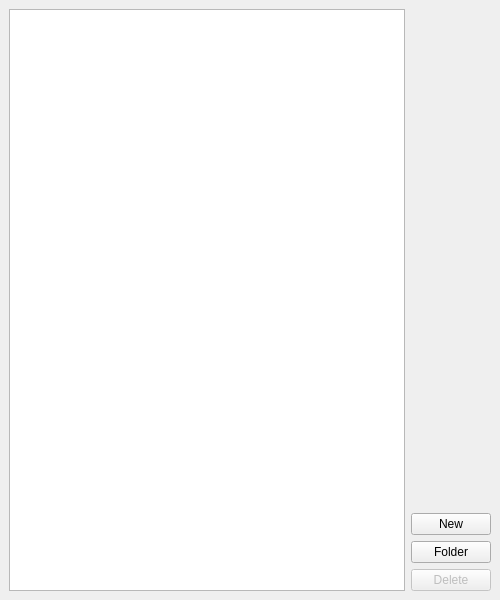
<?xml version="1.0" encoding="UTF-8"?>
<ui version="4.0">
 <class>MainWindow</class>
 <widget class="QMainWindow" name="MainWindow">
  <property name="geometry">
   <rect>
    <x>0</x>
    <y>0</y>
    <width>500</width>
    <height>600</height>
   </rect>
  </property>
  <property name="windowTitle">
   <string>NotesMaker</string>
  </property>
  <widget class="QWidget" name="horizontalWidget">
   <property name="sizePolicy">
    <sizepolicy hsizetype="Expanding" vsizetype="Expanding">
     <horstretch>0</horstretch>
     <verstretch>0</verstretch>
    </sizepolicy>
   </property>
   <layout class="QHBoxLayout" name="horizontalLayout">
    <item>
     <widget class="QListWidget" name="notesListWidget"/>
    </item>
    <item>
     <layout class="QVBoxLayout" name="verticalLayout">
      <item>
       <spacer name="verticalSpacer">
        <property name="orientation">
         <enum>Qt::Orientation::Vertical</enum>
        </property>
        <property name="sizeHint" stdset="0">
         <size>
          <width>20</width>
          <height>40</height>
         </size>
        </property>
       </spacer>
      </item>
      <item>
       <widget class="QPushButton" name="mewPushButton">
        <property name="sizePolicy">
         <sizepolicy hsizetype="Fixed" vsizetype="Fixed">
          <horstretch>0</horstretch>
          <verstretch>0</verstretch>
         </sizepolicy>
        </property>
        <property name="text">
         <string>New</string>
        </property>
       </widget>
      </item>
      <item>
       <widget class="QPushButton" name="folderPushButton">
        <property name="sizePolicy">
         <sizepolicy hsizetype="Fixed" vsizetype="Fixed">
          <horstretch>0</horstretch>
          <verstretch>0</verstretch>
         </sizepolicy>
        </property>
        <property name="text">
         <string>Folder</string>
        </property>
       </widget>
      </item>
      <item>
       <widget class="QPushButton" name="deletePushButton">
        <property name="enabled">
         <bool>false</bool>
        </property>
        <property name="sizePolicy">
         <sizepolicy hsizetype="Fixed" vsizetype="Fixed">
          <horstretch>0</horstretch>
          <verstretch>0</verstretch>
         </sizepolicy>
        </property>
        <property name="text">
         <string>Delete</string>
        </property>
       </widget>
      </item>
     </layout>
    </item>
   </layout>
  </widget>
 </widget>
 <resources/>
 <connections/>
</ui>
